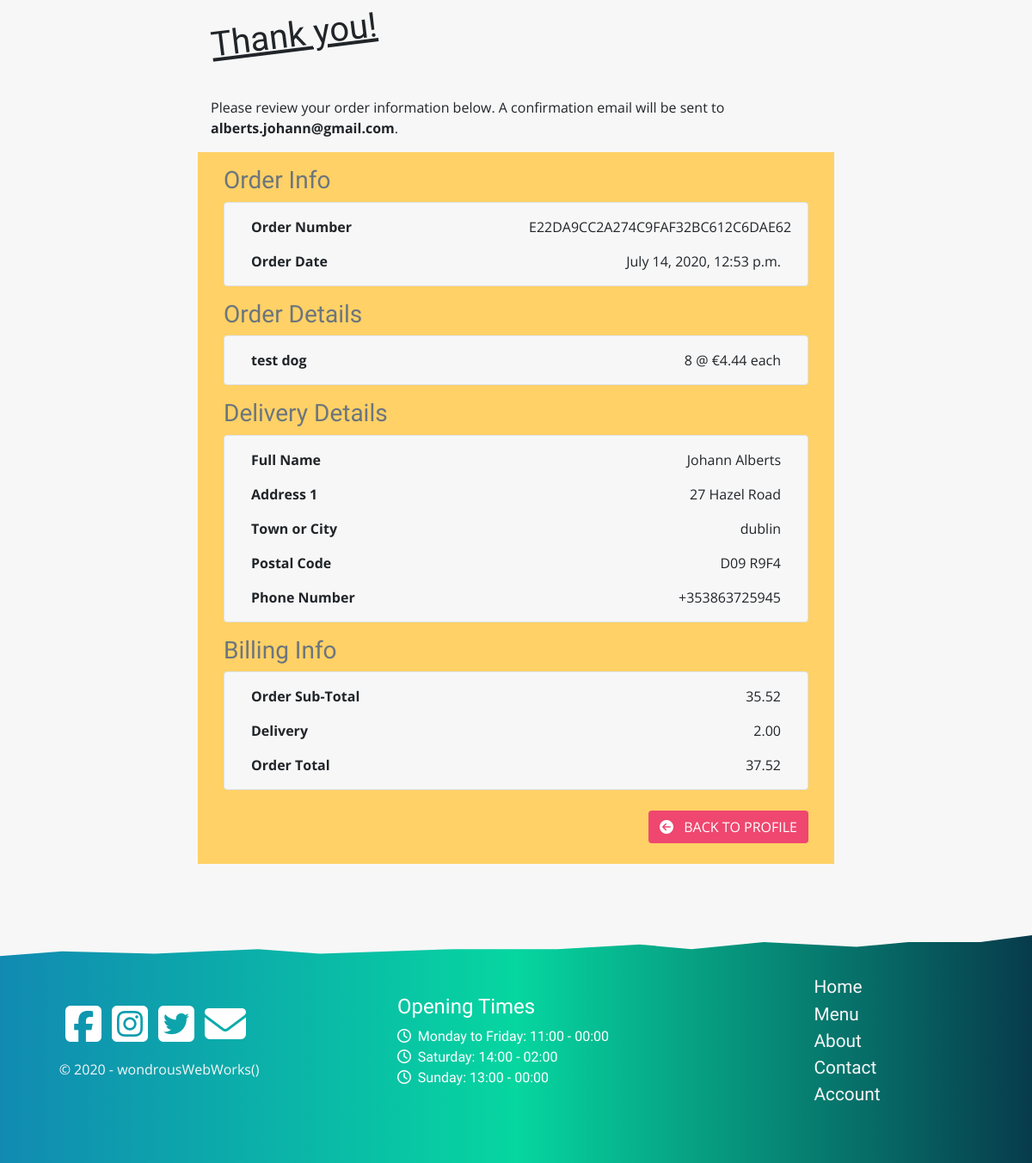
Page /profile/order-history/E22DA9CC2A274C9FAF32BC612C6DAE62 (lower part) on the earlier database version.
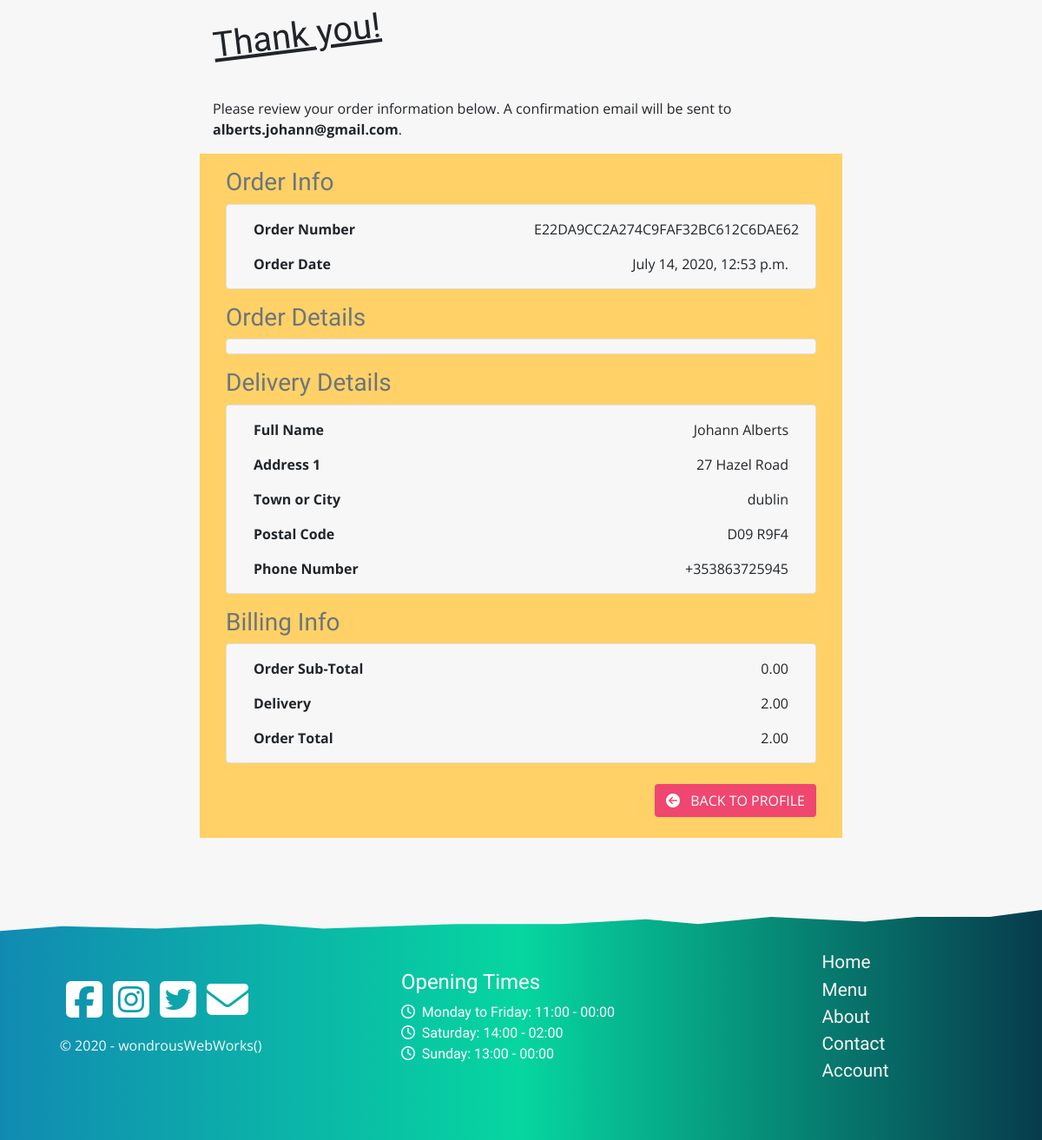
Same page on the later database version.
### checkout/models.py (models this page shows, shortened)
class Order(models.Model):
    order_number = models.CharField(max_length=32, null=False, editable=False)
    user_profile = models.ForeignKey(UserProfile, on_delete=models.SET_NULL,
                                    null=True, blank=True, related_name='orders')
    full_name = models.CharField(max_length=50, null=False, blank=False)
    email = models.EmailField(max_length=254, null=False, blank=False)
    phone_number = models.CharField(max_length=20, null=False, blank=False)
    postcode = models.CharField(max_length=20, null=True, blank=False)
    town_or_city = models.CharField(max_length=40, null=True, blank=False)
    street_address1 = models.CharField(max_length=80, null=False, blank=False)
    street_address2 = models.CharField(max_length=80, null=True, blank=True)
    date = models.DateTimeField(auto_now_add=True)
    delivery_cost = models.DecimalField(max_digits=6, decimal_places=2, null=False, default=0)
    order_sub_total = models.DecimalField(max_digits=10, decimal_places=2, null=False, default=0)
    order_total = models.DecimalField(max_digits=10, decimal_places=2, null=False, default=0)
    original_cart = models.TextField(null=False, blank=False, default='')
    stripe_pid = models.CharField(max_length=254, null=False, blank=False, default='')

class OrderItem(models.Model):
    order = models.ForeignKey(Order, null=False, blank=False, on_delete=models.CASCADE, related_name='orderitems')
    product = models.ForeignKey(Product, null=False, blank=False, on_delete=models.CASCADE)
    quantity = models.IntegerField(null=False, blank=False, default=0)
    order_item_total = models.DecimalField(max_digits=6, decimal_places=2, null=False, blank=False, editable=False)

### menu/models.py (models this page shows, shortened)
class Product(models.Model):
    category = models.ForeignKey('Category', null=True, blank=True, on_delete=models.SET_NULL)
    name = models.CharField(max_length=254, null=True, blank=True)
    description = models.TextField()
    price = models.DecimalField(max_digits=4, decimal_places=2)
    is_vegetarian = models.BooleanField(default=False)
    allergens = models.ManyToManyField('Allergen')

### profiles/views.py (the view)
# urls.py: path('order-history/<order_number>', views.order_history, name='order_history')
def order_history(request, order_number):
    order = get_object_or_404(Order, order_number=order_number)
    messages.info(request, (
        f'This confirmation is for a past order with order number {order_number}.'
        'A confirmation was sent to the provided email address on the order date.'
    ))
    template = 'checkout/checkout-success.html'
    context = {
        'order': order,
        'from_profile': True,
    }
    return render(request, template, context)

### cart/contexts.py (called while the page is built, shortened)
def cart_content(request):
    cart_items = []
    sub_total = 0
    order_total = 0
    product_count = 0
    delivery_threshold = settings.DELIVERY_THRESHOLD
    delivery_charge = settings.DELIVERY_CHARGE
    cart = request.session.get('cart', {})
    order_total = delivery_charge + sub_total
    context = {
        'cart_items': cart_items,
        'sub_total': sub_total,
        'product_count': product_count,
        'delivery_threshold': delivery_threshold,
        'delivery_charge': delivery_charge,
        'order_total': order_total,
    }
    return context

### checkout/templates/checkout/checkout-success.html (shortened to what this page needs)
{% extends 'base.html' %}
{% load static %}
{% block extra_css %}
<link rel="stylesheet" href="{% static 'checkout/css/checkout.css' %}">
{% endblock %}
{% block content %}
<div class="container">
    <div class="row mx-auto">
        <div class="col-12 col-lg-8 offset-lg-2">
            <h1 class="my-5 d-inline-block page-heading">Thank you!</h1>
            <p class="text-black">Please review your order information below. A confirmation email will be sent to
                <strong>{{ order.email }}</strong>.</p>
        </div>
        <div class="col-12 col-lg-8 offset-lg-2 checkout-success-wrapper">
            <div class="row checkout-success-row">
                <div class="col-12">
                    <h3 class="text-muted mt-3">Order Info</h3>
                </div>
                <div class="col-12 mb-3">
                    <div class="row checkout-success-row border rounded px-3 pt-3 checkout-success-section">
                        <div class="col-12 col-md-6">
                            <p class="mb-0 text-black font-weight-bold">Order Number</p>
                        </div>
                        <div class="col-12 col-md-6 text-md-right">
                            <p>{{ order.order_number }}</p>
                        </div>
                        <div class="col-12 col-md-6">
                            <p class="mb-0 text-black font-weight-bold">Order Date</p>
                        </div>
                        <div class="col-12 col-md-6 text-md-right">
                            <p>{{ order.date }}</p>
                        </div>
                    </div>
                </div>
            </div>
            <div class="row checkout-success-row">
                <div class="col-12">
                    <h3 class="text-muted">Order Details</h3>
                </div>
                <div class="col-12 mb-3">
                    <div class="row checkout-success-row border rounded px-3 pt-3 checkout-success-section">
                        {% for item in order.orderitems.all %}
                        <div class="col-12 col-md-6">
                            <p class="font-weight-bold">
                                {{ item.product.name }}
                            </p>
                        </div>
                        <div class="col-12 col-md-6 text-md-right">
                            <p>{{ item.quantity }} @ €{{ item.product.price }} each</p>
                        </div>
                        {% endfor %}
                    </div>
                </div>
            </div>
            <div class="row checkout-success-row">
                <div class="col-12">
                    <h3 class="text-muted">Delivery Details</h3>
                </div>
                <div class="col-12 mb-3">
                    <div class="row checkout-success-row px-3 pt-3 border rounded checkout-success-section">
                        <div class="col-12 col-md-6">
                            <p class="font-weight-bold">Full Name</p>
                        </div>
                        <div class="col-12 col-md-6 text-md-right">
                            <p class="mb-0">{{ order.full_name }}</p>
                        </div>
                        <div class="col-12 col-md-6">
                            <p class="font-weight-bold">Address 1</p>
                        </div>
                        <div class="col-12 col-md-6 text-md-right">
                            <p class="mb-0">{{ order.street_address1 }}</p>
                        </div>
                        <div class="col-12 col-md-6">
                            <p class="font-weight-bold">Town or City</p>
                        </div>
                        <div class="col-12 col-md-6 text-md-right">
                            <p class="mb-0">{{ order.town_or_city }}</p>
                        </div>
                        <div class="col-12 col-md-6">
                            <p class="font-weight-bold">Postal Code</p>
                        </div>
                        <div class="col-12 col-md-6 text-md-right">
                            <p class="mb-0">{{ order.postcode }}</p>
                        </div>
                        <div class="col-12 col-md-6">
                            <p class="font-weight-bold">Phone Number</p>
                        </div>
                        <div class="col-12 col-md-6 text-md-right">
                            <p class="mb-0">{{ order.phone_number }}</p>
                        </div>
                    </div>
                </div>
            </div>
            <div class="row checkout-success-row">
                <div class="col-12">
                    <h3 class="text-muted">Billing Info</h3>
                </div>
                <div class="col-12 mb-3">
                    <div class="row checkout-success-row px-3 pt-3 border rounded checkout-success-section">
                        <div class="col-12 col-md-4">
                            <p class="font-weight-bold">Order Sub-Total</p>
                        </div>
                        <div class="col-12 col-md-8 text-md-right">
                            <p class="mb-0">{{ order.order_sub_total }}</p>
                        </div>
                        <div class="col-12 col-md-4">
                            <p class="font-weight-bold">Delivery</p>
                        </div>
                        <div class="col-12 col-md-8 text-md-right">
                            <p class="mb-0">{{ order.delivery_cost }}</p>
                        </div>
                        <div class="col-12 col-md-4">
                            <p class="font-weight-bold">Order Total</p>
                        </div>
                        <div class="col-12 col-md-8 text-md-right">
                            <p class="mb-0">{{ order.order_total }}</p>
                        </div>
                    </div>
                </div>
            </div>
            <div class="row">
                <div class="col-12 text-right pr-0 mb-3">
                    {% if from_profile %}
                        <a href="{% url 'profile' %}" class="btn custom-button-1 text-white my-2">
                            <span class="icon mr-2">
                                <i class="fas fa-arrow-circle-left"></i>
                            </span>
                            <span class="text-uppercase">Back to Profile</span>
                        </a>
                    {% endif %}
                </div>
            </div>
        </div>
    </div>
</div>
{% endblock %}

### templates/base.html (shortened to what this page needs)
<!doctype html>
{% load static %}
<html lang="en">
    <head>
        {% block core_css %}
            <link rel="stylesheet" href="https://stackpath.bootstrapcdn.com/bootstrap/4.5.0/css/bootstrap.min.css">
            <link rel="stylesheet" href="https://unpkg.com/aos@next/dist/aos.css" />
            <link rel="stylesheet" href="{% static 'css/base.css' %}">
        {% endblock %}
        {% block extra_css %}
        {% endblock %}
    </head>
  <body>
    {% block content %}
    {% endblock %}
    {% include 'includes/footer.html' %}
  </body>
</html>

### templates/includes/navbar.html (shortened to what this page needs)
{% load static %}

### templates/includes/footer.html (shortened to what this page needs)
<footer>
    <div class="row py-5">
        <div class="order-3 col-12 order-lg-1 col-lg-4 social-and-copyright text-center footer-col">
            <article>
                <ul class="list-inline">
                    <li class="d-inline pr-2"><a href="#"><i class="fab fa-facebook-square"></i></a></li>
                    <li class="d-inline pr-2"><a href="#"><i class="fab fa-instagram-square"></i></a></li>
                    <li class="d-inline pr-2"><a href="#"><i class="fab fa-twitter-square"></i></a></li>
                    <li class="d-inline pr-2"><a href="#"><i class="fas fa-envelope"></i></a></li>
                </ul>
                <p>&copy; 2020 - wondrousWebWorks()</p>
            </article>
        </div>
        <div class="order-2 col-12 col-md-6 col-lg-4 footer-col mb-2 mb-sm-0">
            <article>
                <h4 class="text-white">Opening Times</h4>
                <ul class="list-unstyled nav-links text-white">
                    <li><i class="far fa-clock"></i>&nbsp;&nbsp;Monday to Friday: 11:00 - 00:00</li>
                    <li><i class="far fa-clock"></i>&nbsp;&nbsp;Saturday: 14:00 - 02:00</li>
                    <li><i class="far fa-clock"></i>&nbsp;&nbsp;Sunday: 13:00 - 00:00</li>
                </ul>
            </article>
        </div>
        <div class="order-1 col-12 col-md-6 order-lg-2 col-lg-4 footer-col m-2 m-sm-0">
            <article>
                <ul class="list-unstyled nav-links">
                    <li><a href="{% url 'home' %}">Home</a></li>
                    <li><a href="{% url 'menu' %}">Menu</a></li>
                    <li><a href="#">About</a></li>
                    <li><a href="#">Contact</a></li>
                    <li><a href="#">Account</a></li>
                </ul>
            </article>
        </div>
    </div>
</footer>

### static/css/base.css (style rules this page uses)
:root { --primary-color: 6, 214, 160;--secondary-color: 239, 71, 111;--tertiary-color: 255, 209, 102;--quarternary-color: 17, 138, 178;--quanary-color: 7, 59, 76;--body-color: 247, 247, 247;--success-toast-bg: 204, 255, 153;--success-toast-color: 53, 102, 0;--error-toast-bg: 255, 153, 153;--error-toast-color: 128, 0, 0;--info-toast-bg: 153, 204, 255;--info-toast-color: 0, 51, 102;--warning-toast-bg: 255, 214, 153;--warning-toast-color: 153, 92, 0 }
html { scroll-behavior:smooth }
body { font-size:16px;font-family:'Miltonian Tattoo', sans-serif;background-color:rgba(var(--body-color), 1) }
p { font-family:"Open Sans", sans-serif }
* { scrollbar-width:thin;scrollbar-color:rgba(var(--tertiary-color), 1) #111 }
.row { width:100% !important }
footer { margin-top:10vh;background:linear-gradient(to right, rgba(var(--quarternary-color), 1), rgba(var(--primary-color), 1), rgba(var(--quanary-color), 1));clip-path:polygon(0 10%, 6% 8%, 15% 9%, 25% 7%, 31% 9%, 44% 7%, 54% 7%, 62% 5%, 67% 7%, 74% 4%, 83% 6%, 88% 4%, 95% 4%, 100% 1%, 100% 100%, 0 100%) }
footer .footer-col { display:flex;flex-direction:column;justify-content:center;align-items:center }
footer .nav-links li a { text-decoration:none;color:#f7f7f7;font-family:"Metal Mania", sans-serif;font-size:1.3rem;transition:all .5s ease-in-out }
footer .social-and-copyright { color:#f7f7f7 }
footer .social-and-copyright i { color:white;text-decoration:none;font-size:3rem;transition:all .5s ease-in-out }
.page-heading { transform:rotateZ(-7deg);font-size:2.5rem;text-decoration:underline }
.custom-button-1 { background-color:rgba(var(--secondary-color), 1);font-family:"Open Sans", sans-serif }

### checkout/static/checkout/css/checkout.css (style rules this page uses)
.checkout-success-wrapper { background-color: rgba(var(--tertiary-color), 1); }
.checkout-success-section { background-color: #f7f7f7; }
.checkout-success-row { margin: 0 !important; }

Differences in the rows shown:
removed OrderItem: product.name "test dog", quantity "8", product.price "4.44"
changed Order "alberts.johann@gmail.com": order_sub_total "35.52" → "0.00"; order_total "37.52" → "2.00"
